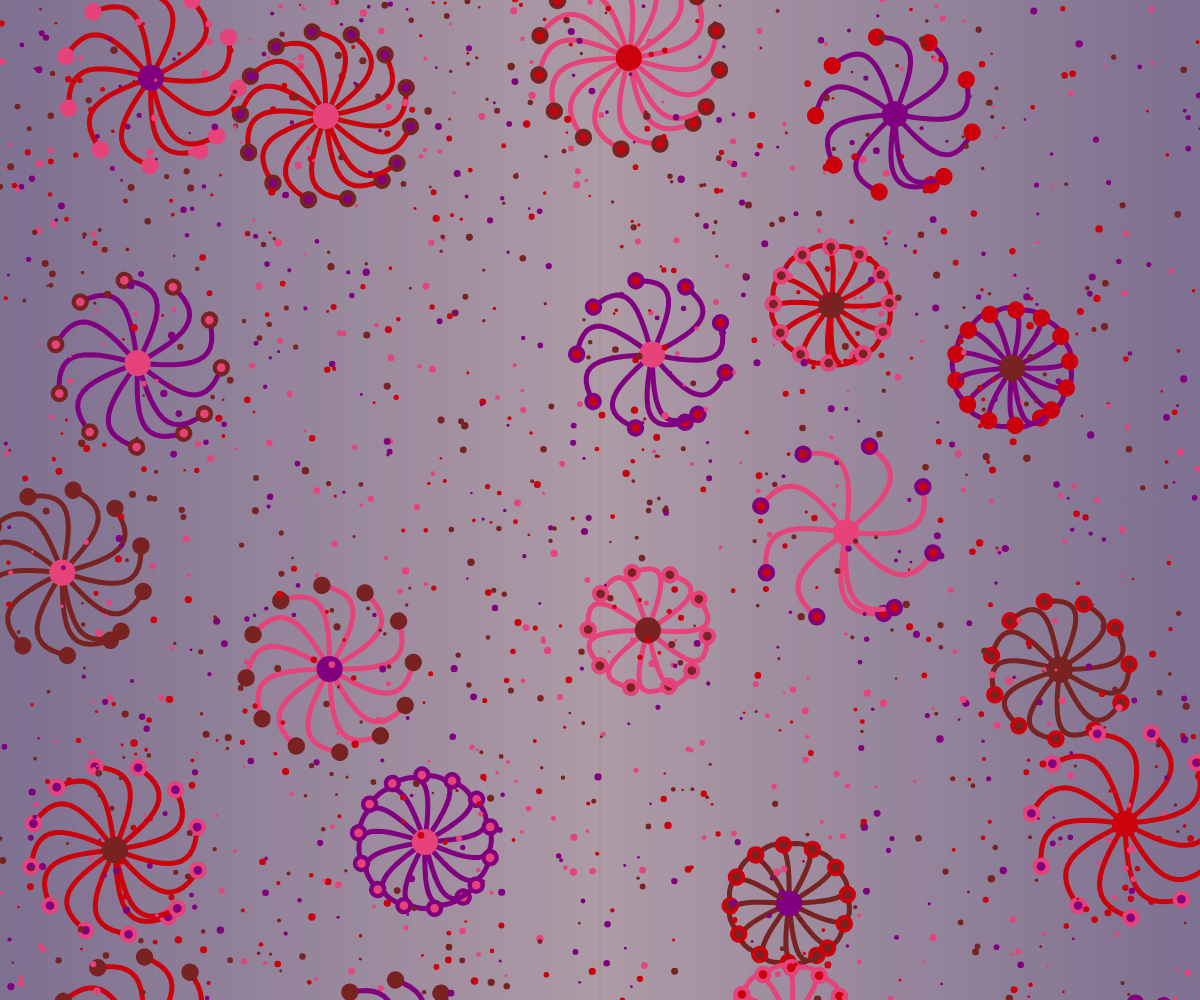
Frame 1 (no input)
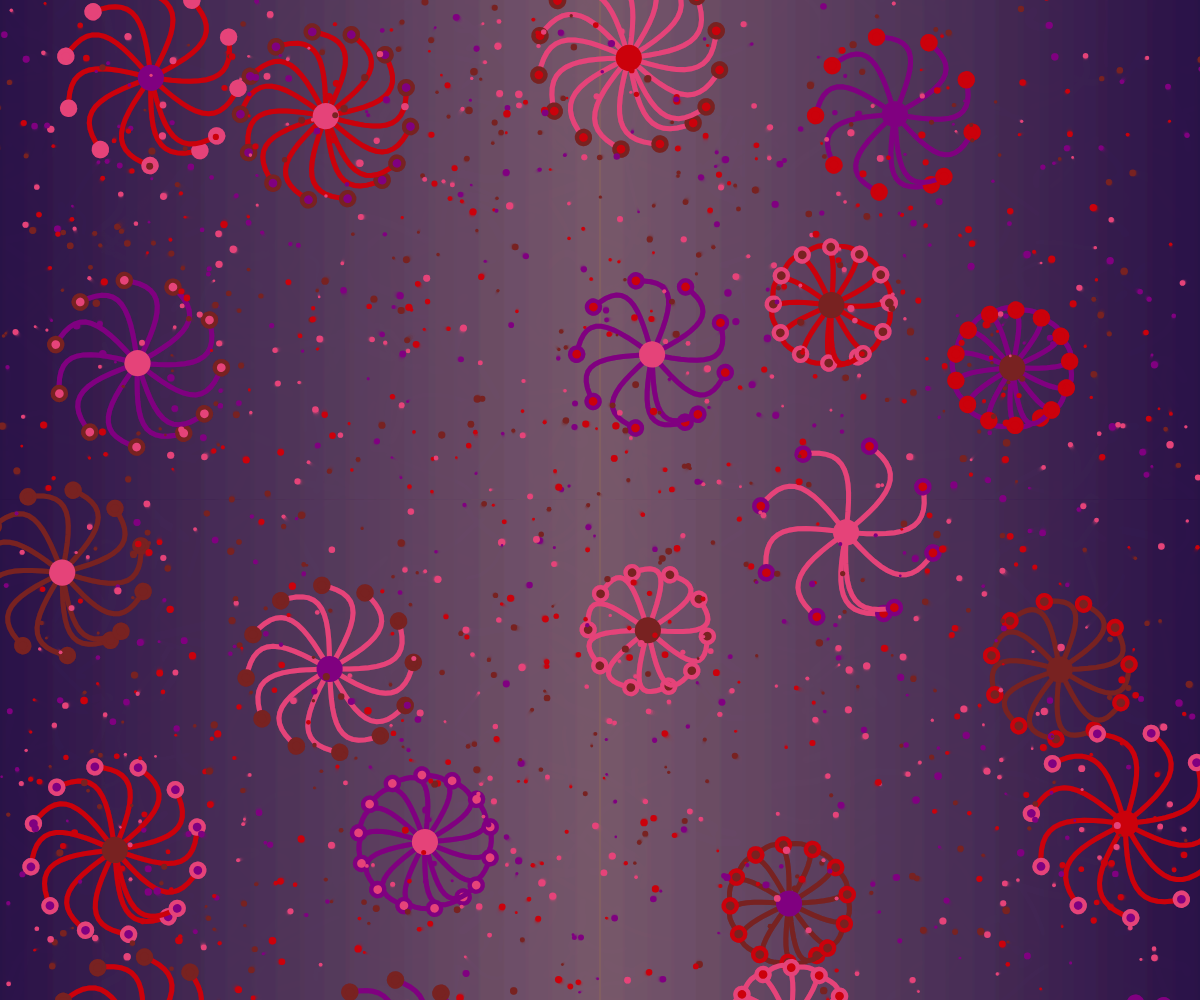
Frame 60 (no input)
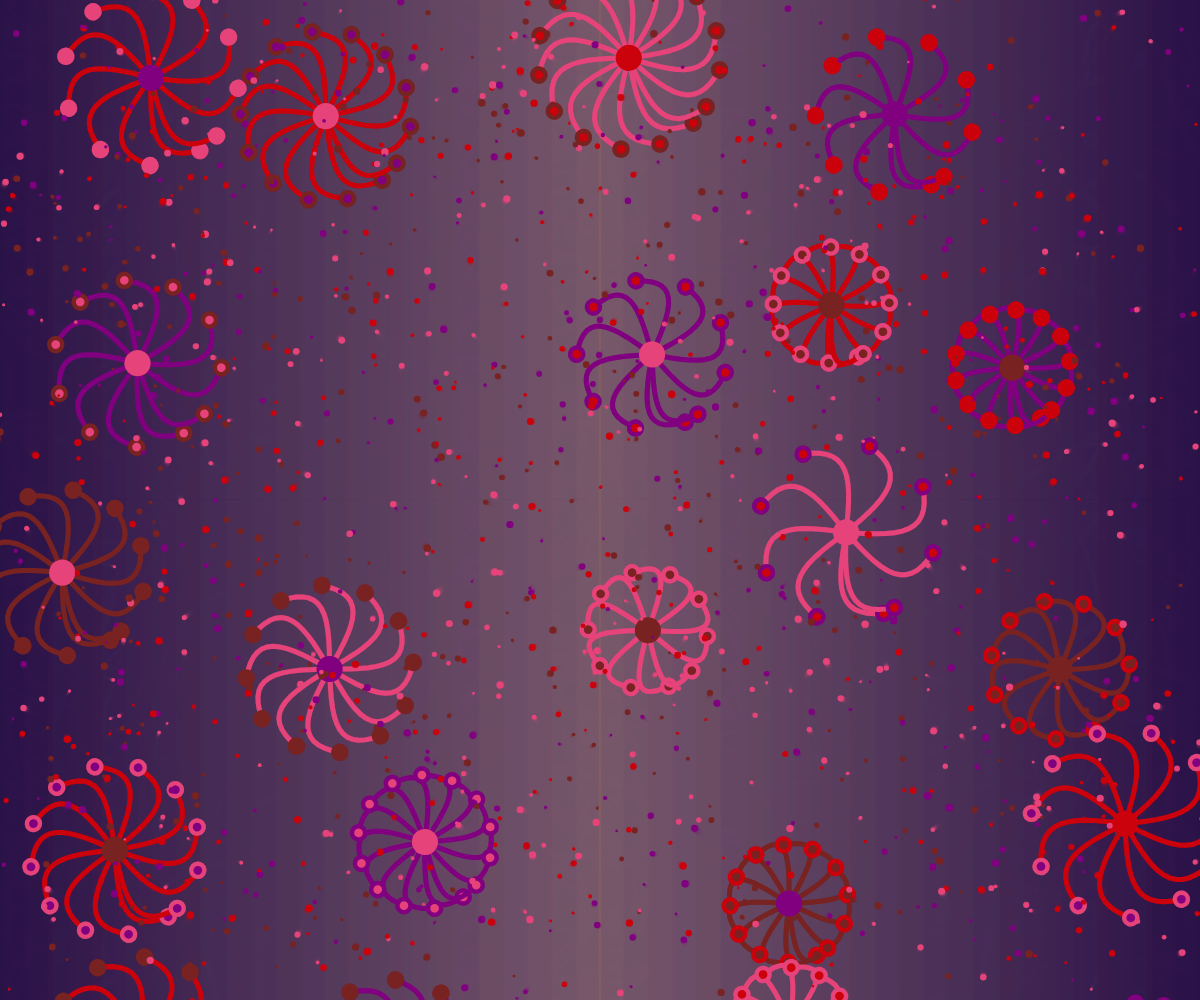
Frame 120 (the mouse pressed at the canvas centre since frame 60)

The p5.js sketch that drew these frames (run headless with seeded random() and noise() and a simulated clock; from frame 60 on, the mouse is pressed at the canvas centre):

// p5.js sketch
// ── sketch.js
const colourPalette = ['#E54379', '#CB010B', '#782221', 'purple'];
const colorKeys = ["flower", "leaves", "endLeaves", "endLeavesStroke"];
let circles = [];
let dots = [];
let centerSphereSize,endSphereSize,endSphereStroke;
let c1; let c2;

function setup() { 
  createCanvas(windowWidth, windowHeight);
  initializeElements();
  c1 = color(20, 0, 20);
  c2 = color(153, 121, 80);

}

function initializeElements() {
  circles = []; // Clear the existing circle data
  const gridSize = windowWidth / 5; 
  const rows = ceil(windowHeight / gridSize);
  const cols = ceil(windowWidth / gridSize);

  for (let row = 0; row < rows; row++) {
    for (let col = 0; col < cols; col++) {
      // Randomize position within the grid cell, with a small random offset
      let x = col * gridSize + random(gridSize * 0.2, gridSize * 0.8);
      let y = row * gridSize + random(gridSize * 0.2, gridSize * 0.8);
      let r = random(50, 100);
      let leafCount = random(8, 15);
    
      // Check if this circle overlaps with any previous circle in `circles`
      let overlapping = false;
      for (let other of circles) {
        let d = dist(x, y, other.x, other.y);
        if (d < r + other.r) {
          overlapping = true;
          break;
        }
      }

      // Only add the circle if it’s not overlapping
      if (!overlapping) {
        // Define Colors to each circle
        let colors = Object.fromEntries(
          colorKeys.map(key => [key, colourPalette[floor(random(colourPalette.length))]])
        );
        circles.push({ x, y, r, leafCount,colors });
      }
    }
  }

  angleMode(DEGREES);
  centerSphereSize = random(10, 30); // size of the cirle in the center of the flower
  endSphereSize = centerSphereSize/2; // size of the circle in the end of the leaves
  endSphereStroke = endSphereSize/3; // size of the circle stroke in the end of the leaves

  // Initialize background dots
  initializeDots(int((width*height)/800));
}

// Main drawing function
function draw() {
  background(80, 50, 150, 100); // Set background color
  setGradientBlock(0, width / 2, 0, height, c1, c2, 100);
  setGradientBlock(width / 2, width, 0, height, c2, c1, 100);

  for (let i = 0; i < circles.length; i++) {
    /* 
    INPUT PARAM:
    1, x: x position of the flower
    2, y: y position of the flower
    3, leafCount: number of the flower leaves
    4, leaflength: number of the flower leaves
    5, colors: color pallet for the flower
     */ 
    drawFlower(circles[i].x, circles[i].y, circles[i].leafCount, circles[i].r, circles[i].colors); 
  }
  drawDots();
}

// Draw flowers
function drawFlower(x, y, leafCount, leafLength, colors) {
  push();
  translate(x, y);
  let angleStep = 360 / leafCount; // Rotation angle per leaf

  // Draw leaves
  for (let i = 0; i < leafCount; i++) {
    drawLeaves(angleStep, leafLength,colors); // Pass leaf length to drawing function
  }
  // Draw central sphere
  fill(color(colors.flower));
  noStroke();
  ellipse(0, 0, centerSphereSize, centerSphereSize); // Draw central sphere

  pop();
}

// Draw flowers
function drawLeaves(angle, leafLength,colors) {
  let segments = 15; // number of segments per the length of the leaf (curve)
  let px, py;

  //attributes of the leaves (curve)
  strokeWeight(5);  // Set leaf stem line width thicker
  stroke(color(colors.leaves));

  rotate(angle); // Rotate leaf to respective angle
  noFill(); // Ensure stem part is not filled

  beginShape();
  // leaf curve
  for (let i = 0; i < segments; i++) {
    px = map(i, 0, segments, 0, leafLength); //define x position of the end of the leaf curve
    py = sin(i * 10) * 50; //define y position of the end of the leaf curve, increase frequency and amplitude, make curvature more obvious
    vertex(px, py);
  }
  endShape();

  drawEndLeaf(px, py,colors); // Add small sphere at leaf tip, align with line end
}

function drawEndLeaf(x, y,colors) {
  fill(color(colors.endLeaves));
  strokeWeight(endSphereStroke);
  stroke(color(colors.endLeavesStroke));
  ellipse(x, y, endSphereSize, endSphereSize); // Draw small circle with stroke
}

// Util functions
function randomColor() {
  return colourPalette[floor(random(colourPalette.length))];
}
function createRandomDotsAttributes() {
  return {
    x: random(width), // Random X-coordinate
    y: random(height), // Random Y-coordinate
    size: random(5, 15), // Set dot size between 5 and 15
    chosenColor: randomColor(), // Randomly select color from color pallet
    noiseOffset: random(300) // Random noise offset for unique movement
  };
}
//////

// Initialize background dots
function initializeDots(numDots) {
  dots = [];
  for (let i = 0; i < numDots; i++) {
    dots.push(createRandomDotsAttributes());
  }
}

// Draw and Move dots
function drawDots() {
  noStroke(); // Remove outline
  for (let dot of dots) {
    fill(dot.chosenColor);
      
    // Update position using Perlin noise and constrain within boundaries
    dot.x += map(noise(dot.noiseOffset), 0, 1, -2, 2);
    dot.y += map(noise(dot.noiseOffset + 100), 0, 1, -2, 2);

    ellipse(dot.x, dot.y, dot.size * 0.5, dot.size * 0.5); // Shrink dot size and draw
    dot.noiseOffset += 0.01; // Increase noise offset for smooth movement
  
    // Keep dots within canvas boundaries
    if (dot.x < 0 || width < dot.x || dot.y < 0 || height < dot.y){
      dot = createRandomDotsAttributes();
    }
  }
}

function windowResized() {
  resizeCanvas(windowWidth, windowHeight);
  initializeElements(); // Reinitialize elements for new window size

  endSphereStroke = min(windowWidth, windowHeight) / 250; 
}

function setGradientBlock(min, max, y, h, c1, c2, alpha) {
  for (let i = min; i <= max; i++) {
    let amt = map(i, min, max, 0, 1);
    let c3 = lerpColor(c1, c2, amt);
    c3.setAlpha(alpha);
    stroke(c3);
    line(i, y, i, y + h);
  }
}
